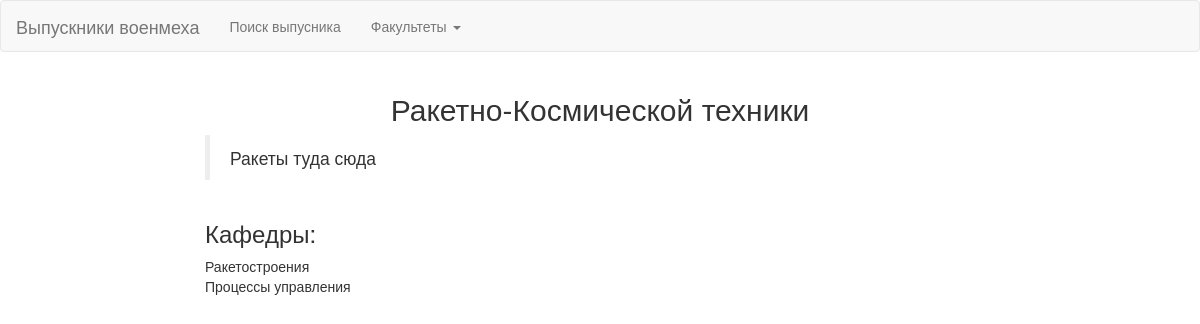
The app's page /get_faculty_description/1, older data.
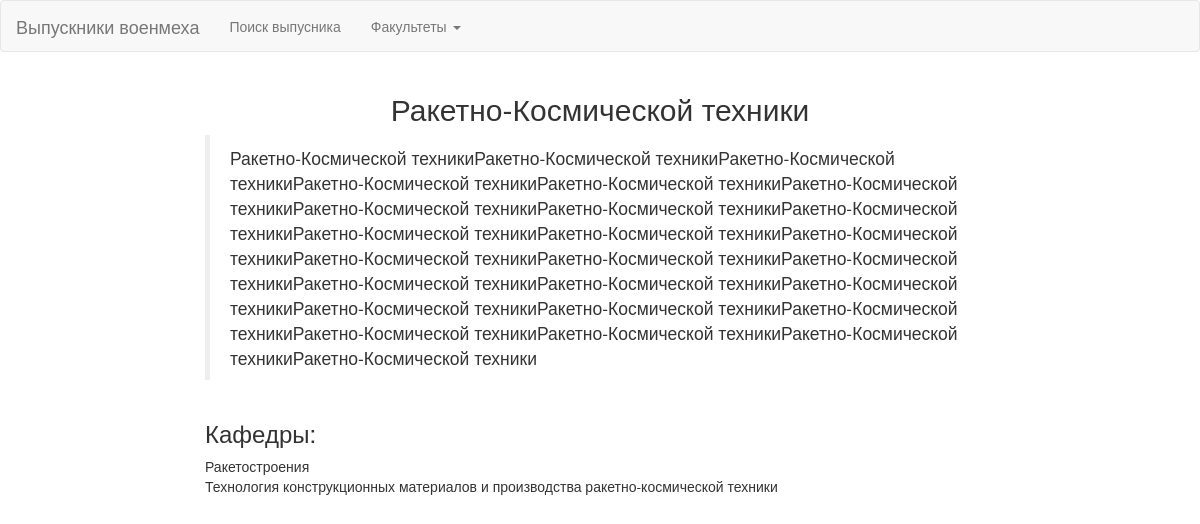
The same page, newer data.
### graduates/models.py (models this page shows, shortened)
class Faculty(models.Model):
    faculty_name = models.CharField(max_length=100, )
    faculty_code = models.CharField(max_length=100, )
    faculty_description = models.TextField()
    class Meta:
        verbose_name = 'Факультет'
        verbose_name_plural = 'Факультеты'

class Kaf(models.Model):
    kaf_name = models.CharField(max_length=100, )
    kaf_code = models.CharField(max_length=100, )
    kaf_description = models.TextField()
    kaf_site = models.CharField(max_length=100, blank=True)
    kaf_faculty = models.ForeignKey(Faculty)
    class Meta:
        verbose_name = 'Кафедра'
        verbose_name_plural = 'Кафедры'

### graduates/views.py (the view)
# urls.py: url(r'^get_faculty_description/(?P<id>\d+)$', views.get_faculty_description),
def get_faculty_description(request, id):
    faculty = Faculty.objects.get(id=id)
    kafs = faculty.kaf_set.all()
    return render_to_response('faculty.html', {'faculty': faculty,
                                               'kafs': kafs
                                               })

### graduates/templates/faculty.html (shortened to what this page needs)
{% load staticfiles %}
<!DOCTYPE html>
<html lang="en">
<head>
    <link rel="stylesheet" type="text/css" href = "{% static "static/css/bootstrap.css" %}">
    <link rel="stylesheet" type="text/css" href = "{% static "static/css/style.css" %}">
</head>
<body>
    <nav class="navbar navbar-default">
        <div class="container-fluid">
            <div class="navbar-header">
                <a class="navbar-brand" href="#">Выпускники военмеха</a>
            </div>
            <ul class="nav navbar-nav">
                <li><a href="/">Поиск выпусника</a></li>
                <li class="dropdown">
                    <a class="dropdown-toggle" data-toggle="dropdown" href="#">Факультеты
                    <span class="caret"></span></a>
                </li>
            </ul>
        </div>
    </nav>
    <div class = "row">
        <h2 align="center">{{ faculty.faculty_name }}</h2>
    </div>
    <div class = "row">
        <div class="col-md-8 col-md-offset-2">
            <blockquote>{{ faculty.faculty_description }}</blockquote>
        </div>
    </div>
    <div class = "row">
        <div class="col-md-8 col-md-offset-2">
            <h3>Кафедры:</h3>
            <table class="table-responsive">
                {% for kaf in kafs %}
                    <tr class="tr-grad" onclick='return location.href ="get_kaf_description/{{ kaf.id }}"'>
                        <td>{{ kaf.kaf_name }}</td>
                    </tr>
                {% endfor %}
            </table>
        </div>
    </div>
</body>
</html>

Row changes from the older to the newer data that the page shows:
no longer on this page (row edited): Kaf: kaf_name "Процессы управления"
changed Faculty "Ракетно-Космической техники": faculty_description "Ракеты туда сюда" → "Ракетно-Космической техникиРакетно-Космической техникиРакетно-Космической техникиРакетно-Космической техникиРакетно-Космической техникиРакетно-Космической техникиРакетно-Космической техникиРакетно-Космической техникиРакетно-Космической техникиРакетно-Космической техникиРакетно-Космической техникиРакетно-Космической техникиРакетно-Космической техникиРакетно-Космической техникиРакетно-Космической техникиРакетно-Космической техникиРакетно-Космической техникиРакетно-Космической техникиРакетно-Космической техникиРакетно-Космической техникиРакетно-Космической техникиРакетно-Космической техникиРакетно-Космической техникиРакетно-Космической техникиРакетно-Космической техники"
added Kaf: kaf_name "Технология конструкционных материалов и производства ракетно-космической техники"
